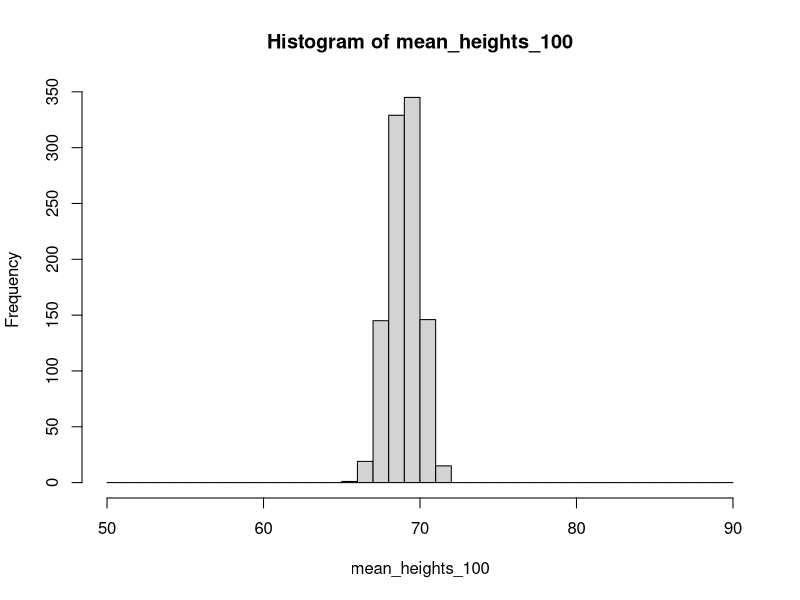

The R script that drew this image: (Note: this script raises an error after producing the figure.)
# Plotting Exercise 1

#1.) 
get_heights<- function(n=100){ #Here the defult argument for n is a sample of 100, but if type in a different number for the function argument it will sample that number 
  heights <-  rnorm(n, mean=69, sd = 10)
  return(heights)
}
get_heights()

#2.)
get_heights<- function(n=100){
  heights <-  rnorm(n, mean=69, sd = 10)
  mean(heights)
}
get_heights()

#3.)
get_heights<- function(n=100){
  heights <-  rnorm(n, mean=69, sd = 10)
  return(mean(heights))
}
get_heights()

#4.) 
mean_heights_100 <- rep(NA, 1000)
for (x in 1:1000){ 
  mean_heights_100[x] <- get_heights()
}
mean_heights_100

#5.) 
mean_heights_1000 <- rep(NA, 1000)
for (x in 1:1000){ 
  mean_heights_1000[x] <- get_heights(1000)
}
mean_heights_1000

#6.)

bins<-seq(50,90,by=1)
hist(mean_heights_100,breaks=bins)$breaks

hist(s3,breaks=bins)$breaks

counts_100<-hist(mean_heights_100,breaks=bins)$counts
counts_1000<-hist(mean_heights_1000,breaks=bins)$counts

par(mfrow=c(1,1), mar=c(4, 4, 3, 2)) #sets plotting area and margins
barplot(rbind(counts_100,counts_1000),col= c("red","blue"),beside=TRUE,xlab="Heights",ylab="Frequency")
legend(6,350,c("Sample Size 100","Sample Size 1000"),col=c(2,4),lwd=4)


jpeg("myplot.jpg")
barplot(rbind(counts_100,counts_1000),col= c("red","blue"),beside=TRUE,xlab="Heights",ylab="Frequency")
legend(6,350,c("Sample Size 100","Sample Size 1000"),col=c(2,4),lwd=4)
dev.off()

